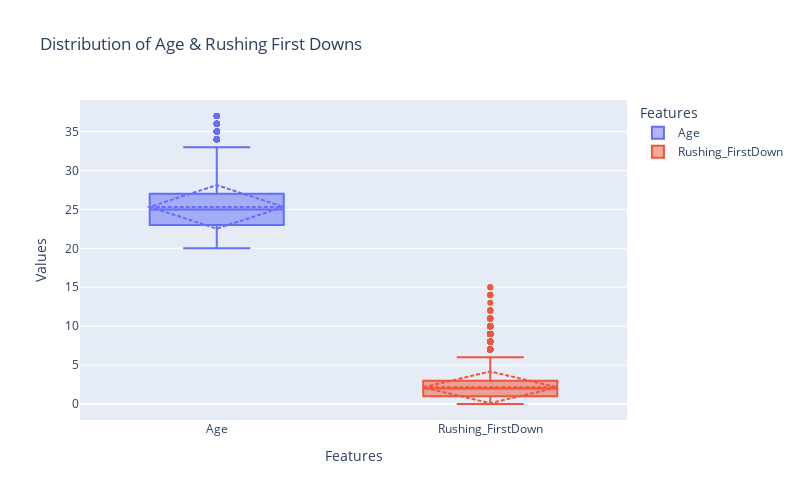
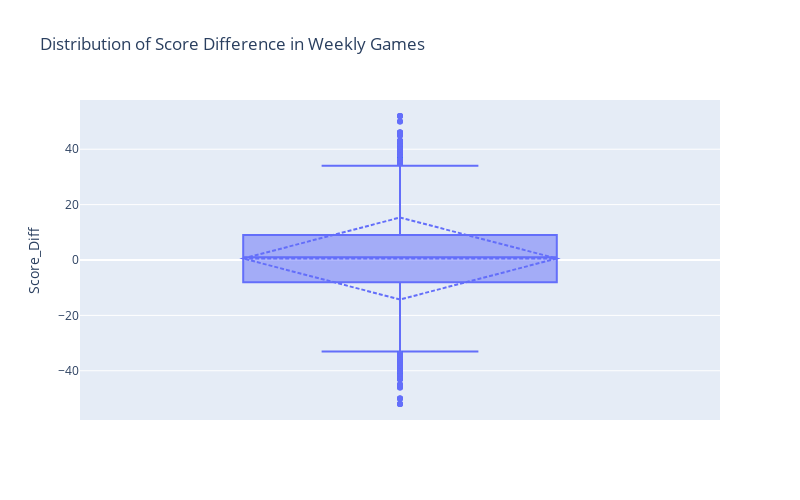
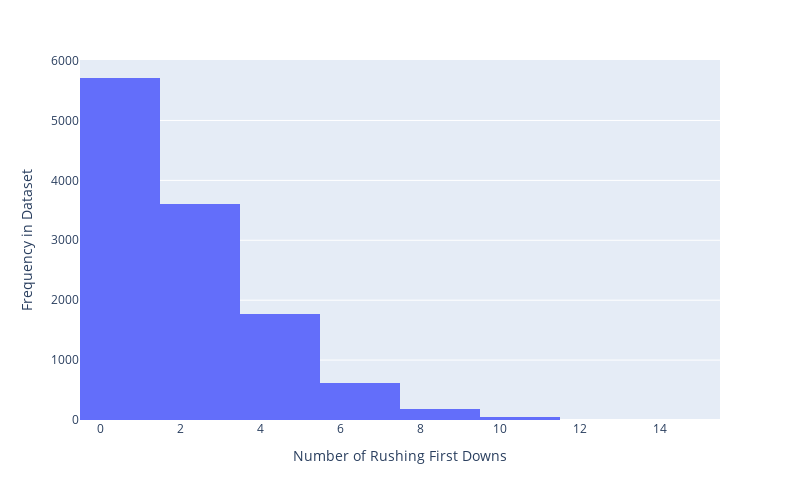
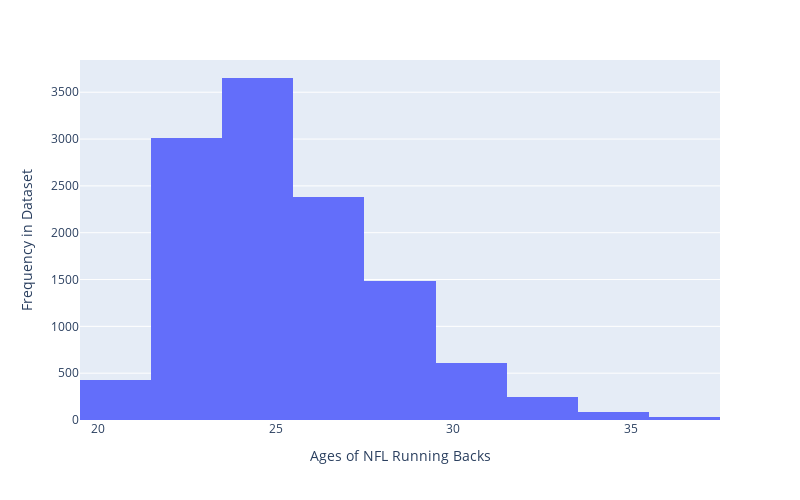

Notebook cell for these charts, in order:
### Markdown cell above
### Data Visualization

Plotly Express is implemented to visualize features of this dataset in both boxplots and histograms.  This library is implemented to help levearge its interactive features, allowing cursor to hover over different areas of the plot for specific datapoints.  The documentation is referenced for boxplots, where the trace feature is used to display the mean and standard deviation of the specified features in additon to standard outputs of min, max, median, IQR typically revealed for these plots <br>
  

References:<br>
 - [Plotly Express - General](https://plotly.com/python/)<br>
 - [Plotly Graphing - Boxplots](https://plotly.com/python/box-plots)

### Code cell
#Boxplots of Age and Rushing First Downs
cols = ['Age', 'Rushing_FirstDown']
df_1 = weekly_stats_clean2[cols].melt(var_name='Features', value_name='Values')
fig = px.box(df_1, x='Features', y="Values", 
             title= 'Distribution of Age & Rushing First Downs', points = "outliers", color='Features', width=800, height=500)
fig.update_traces(boxmean = 'sd')
fig.show()

#Boxplot of Score Difference
fig = px.box(weekly_stats_clean2['Score_Diff'], y='Score_Diff',
             title='Distribution of Score Difference in Weekly Games',
             points = 'outliers', width=800, height=500)
fig.update_traces(boxmean = 'sd', name='Score Difference')
fig.show()

#Histogram of Rushing First Downs
fig = px.histogram(weekly_stats_clean2['Rushing_FirstDown'], 
                   x='Rushing_FirstDown', nbins=15, width=800, height=500)
fig.update_layout(xaxis_title ='Number of Rushing First Downs',
                  yaxis_title='Frequency in Dataset')
fig.show()


#Histogram of Player Age
fig = px.histogram(weekly_stats_clean2, 
                   x='Age', nbins=15, width=800, height=500)
fig.update_layout(xaxis_title ='Ages of NFL Running Backs',
                  yaxis_title='Frequency in Dataset')
fig.show()

### Figure 1 — Plotly figure (JSON) as saved in the notebook; plotly's stock layout.template omitted (floating-point values rounded to 4 significant figures; data arrays with more than 128 entries replaced by an {"elided": "..."} marker saying what was removed)
{"data": [{"alignmentgroup": "True", "boxmean": "sd", "boxpoints": "outliers", "hovertemplate": "Features=%{x}<br>Values=%{y}<extra></extra>", "legendgroup": "Age", "marker": {"color": "#636efa"}, "name": "Age", "notched": false, "offsetgroup": "Age", "orientation": "v", "showlegend": true, "type": "box", "x": {"elided": "11939 str values"}, "x0": " ", "xaxis": "x", "y": {"elided": "11939 float values"}, "y0": " ", "yaxis": "y"}, {"alignmentgroup": "True", "boxmean": "sd", "boxpoints": "outliers", "hovertemplate": "Features=%{x}<br>Values=%{y}<extra></extra>", "legendgroup": "Rushing_FirstDown", "marker": {"color": "#EF553B"}, "name": "Rushing_FirstDown", "notched": false, "offsetgroup": "Rushing_FirstDown", "orientation": "v", "showlegend": true, "type": "box", "x": {"elided": "11939 str values"}, "x0": " ", "xaxis": "x", "y": {"elided": "11939 float values"}, "y0": " ", "yaxis": "y"}], "layout": {"boxmode": "overlay", "height": 500, "legend": {"title": {"text": "Features"}, "tracegroupgap": 0}, "title": {"text": "Distribution of Age & Rushing First Downs"}, "width": 800, "xaxis": {"anchor": "y", "categoryarray": ["Age", "Rushing_FirstDown"], "categoryorder": "array", "domain": [0, 1], "title": {"text": "Features"}}, "yaxis": {"anchor": "x", "domain": [0, 1], "title": {"text": "Values"}}}}

### Figure 2 — Plotly figure (JSON) as saved in the notebook; plotly's stock layout.template omitted (floating-point values rounded to 4 significant figures; data arrays with more than 128 entries replaced by an {"elided": "..."} marker saying what was removed)
{"data": [{"alignmentgroup": "True", "boxmean": "sd", "boxpoints": "outliers", "hovertemplate": "Score_Diff=%{y}<extra></extra>", "legendgroup": "", "marker": {"color": "#636efa"}, "name": "Score Difference", "notched": false, "offsetgroup": "", "orientation": "v", "showlegend": false, "type": "box", "x0": " ", "xaxis": "x", "y": {"elided": "11939 int values"}, "y0": " ", "yaxis": "y"}], "layout": {"boxmode": "group", "height": 500, "legend": {"tracegroupgap": 0}, "title": {"text": "Distribution of Score Difference in Weekly Games"}, "width": 800, "xaxis": {"anchor": "y", "domain": [0, 1]}, "yaxis": {"anchor": "x", "domain": [0, 1], "title": {"text": "Score_Diff"}}}}

### Figure 3 — Plotly figure (JSON) as saved in the notebook; plotly's stock layout.template omitted (floating-point values rounded to 4 significant figures; data arrays with more than 128 entries replaced by an {"elided": "..."} marker saying what was removed)
{"data": [{"bingroup": "x", "hovertemplate": "Rushing_FirstDown=%{x}<br>count=%{y}<extra></extra>", "legendgroup": "", "marker": {"color": "#636efa", "pattern": {"shape": ""}}, "name": "", "nbinsx": 15, "orientation": "v", "showlegend": false, "type": "histogram", "x": {"elided": "11939 float values"}, "xaxis": "x", "yaxis": "y"}], "layout": {"barmode": "relative", "height": 500, "legend": {"tracegroupgap": 0}, "margin": {"t": 60}, "width": 800, "xaxis": {"anchor": "y", "domain": [0, 1], "title": {"text": "Number of Rushing First Downs"}}, "yaxis": {"anchor": "x", "domain": [0, 1], "title": {"text": "Frequency in Dataset"}}}}

### Figure 4 — Plotly figure (JSON) as saved in the notebook; plotly's stock layout.template omitted (floating-point values rounded to 4 significant figures; data arrays with more than 128 entries replaced by an {"elided": "..."} marker saying what was removed)
{"data": [{"bingroup": "x", "hovertemplate": "Age=%{x}<br>count=%{y}<extra></extra>", "legendgroup": "", "marker": {"color": "#636efa", "pattern": {"shape": ""}}, "name": "", "nbinsx": 15, "orientation": "v", "showlegend": false, "type": "histogram", "x": {"elided": "11939 int values"}, "xaxis": "x", "yaxis": "y"}], "layout": {"barmode": "relative", "height": 500, "legend": {"tracegroupgap": 0}, "margin": {"t": 60}, "width": 800, "xaxis": {"anchor": "y", "domain": [0, 1], "title": {"text": "Ages of NFL Running Backs"}}, "yaxis": {"anchor": "x", "domain": [0, 1], "title": {"text": "Frequency in Dataset"}}}}
